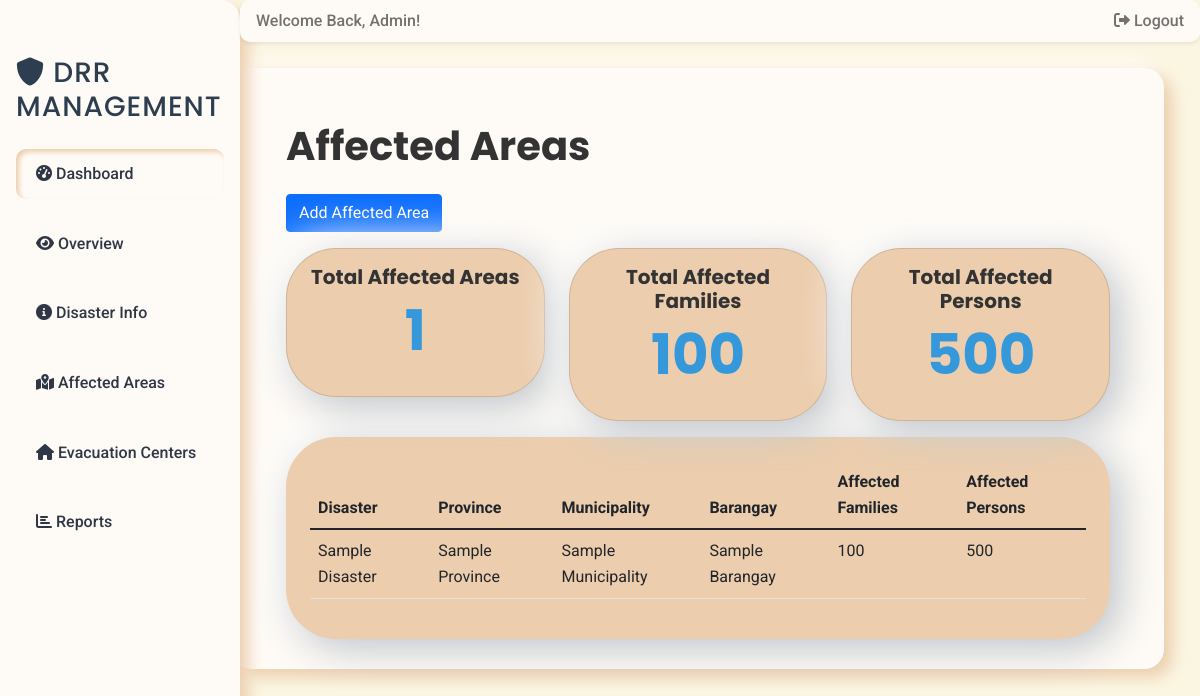
Page /affected-areas/ on the earlier database version.
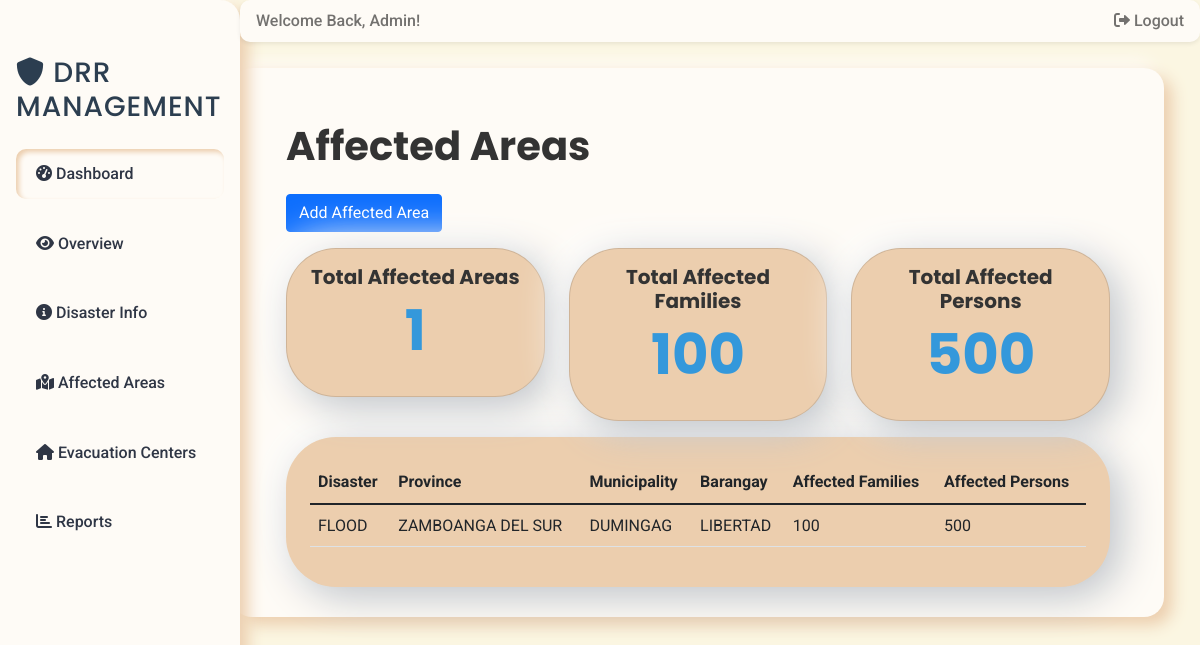
Same page on the later database version.
### core/models.py (models this page shows, shortened)
class AffectedArea(models.Model):
    disaster = models.ForeignKey(Disaster, on_delete=models.CASCADE)
    province = models.ForeignKey(Province, on_delete=models.CASCADE)
    municipality = models.ForeignKey(Municipality, on_delete=models.CASCADE)
    barangay = models.ForeignKey(Barangay, on_delete=models.CASCADE)
    affected_families = models.IntegerField()
    affected_persons = models.IntegerField()

class Disaster(models.Model):
    name = models.CharField(max_length=255)
    description = models.TextField()
    date_occurred = models.DateField()

class Province(models.Model):
    name = models.CharField(max_length=100)

class Municipality(models.Model):
    province = models.ForeignKey(Province, on_delete=models.CASCADE)
    name = models.CharField(max_length=100)
    latitude = models.FloatField()
    longitude = models.FloatField()

class Barangay(models.Model):
    municipality = models.ForeignKey(Municipality, on_delete=models.CASCADE)
    name = models.CharField(max_length=100)
    latitude = models.FloatField()
    longitude = models.FloatField()

### core/views.py (the view)
# urls.py: path('affected-areas/', views.affected_area_list, name='affected_area_list'),
def affected_area_list(request):
    affected_areas = AffectedArea.objects.all()
    disasters = Disaster.objects.all()
    provinces = Province.objects.all()
    context = {
        'affected_areas': affected_areas,
        'disasters': disasters,
        'provinces': provinces,
        'total_affected_areas': affected_areas.count(),
        'total_affected_families': sum(area.affected_families for area in affected_areas),
        'total_affected_persons': sum(area.affected_persons for area in affected_areas),
    }
    return render(request, 'core/affected_area.html', context)

### core/templates/core/affected_area.html (shortened to what this page needs)
{% extends 'base.html' %}
{% load static %}
{% block content %}
<div class="container mt-4">
    <h1 class="mb-4">Affected Areas</h1>
    <button class="btn btn-primary mb-3" data-bs-toggle="modal" data-bs-target="#addAffectedAreaModal">
        Add Affected Area
    </button>
    <div class="row">
        <div class="col-md-4">
            <div class="card neumorphic text-center p-3 mb-3">
                <h5>Total Affected Areas</h5>
                <p class="display-4">{{ total_affected_areas }}</p>
            </div>
        </div>
        <div class="col-md-4">
            <div class="card neumorphic text-center p-3 mb-3">
                <h5>Total Affected Families</h5>
                <p class="display-4">{{ total_affected_families }}</p>
            </div>
        </div>
        <div class="col-md-4">
            <div class="card neumorphic text-center p-3 mb-3">
                <h5>Total Affected Persons</h5>
                <p class="display-4">{{ total_affected_persons }}</p>
            </div>
        </div>
    </div>
    <div class="table-responsive neumorphic p-4">
        <table class="table table-hover">
            <thead>
                <tr>
                    <th>Disaster</th>
                    <th>Province</th>
                    <th>Municipality</th>
                    <th>Barangay</th>
                    <th>Affected Families</th>
                    <th>Affected Persons</th>
                </tr>
            </thead>
            <tbody>
                {% for area in affected_areas %}
                <tr>
                    <td>{{ area.disaster.name }}</td>
                    <td>{{ area.province.name }}</td>
                    <td>{{ area.municipality.name }}</td>
                    <td>{{ area.barangay.name }}</td>
                    <td>{{ area.affected_families }}</td>
                    <td>{{ area.affected_persons }}</td>
                </tr>
                {% endfor %}
            </tbody>
        </table>
    </div>
</div>
</div>
{% endblock %}

Differences in the rows shown:
changed through a linked row, AffectedArea: disaster.name "Sample Disaster" → "FLOOD"; province.name "Sample Province" → "ZAMBOANGA DEL SUR"; municipality.name "Sample Municipality" → "DUMINGAG"; barangay.name "Sample Barangay" → "LIBERTAD"
